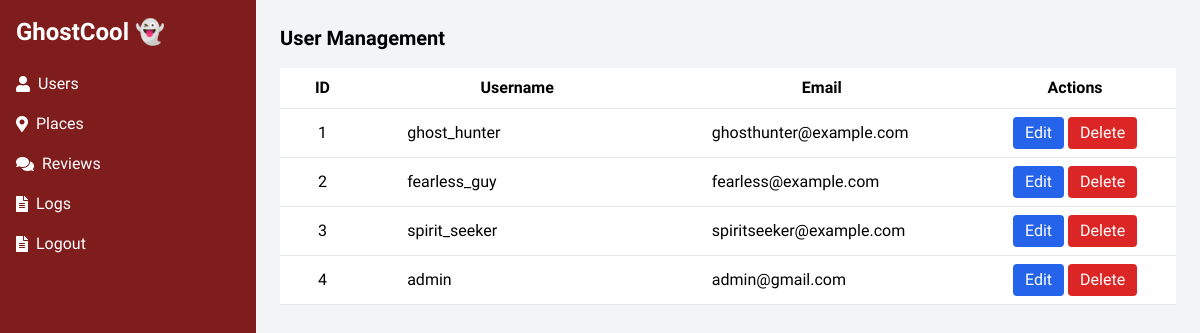
The page /users.php on the database its author committed.
### tables this page shows
CREATE TABLE `users` (
  `id` int(20) UNSIGNED NOT NULL,
  `username` varchar(50) NOT NULL,
  `email` varchar(100) NOT NULL,
  `password` varchar(255) NOT NULL,
  `avatar` varchar(255) DEFAULT NULL,
  `role` enum('user','admin') DEFAULT 'user',
  `created_at` timestamp NOT NULL DEFAULT current_timestamp()
);

### users.php (the view, shortened to what this page needs)
<?php
$servername = "localhost";
$username = "root";
$password = "";
$dbname = "ghost_cool";
$conn = new mysqli($servername, $username, $password, $dbname);
$users = $conn->query("SELECT * FROM users");
?>
<!DOCTYPE html>
<html lang="en">
<head>
    <script src="https://cdn.tailwindcss.com"></script>
    <link href="https://cdnjs.cloudflare.com/ajax/libs/font-awesome/5.15.3/css/all.min.css" rel="stylesheet"/>
</head>
<body class="bg-gray-100">
    <div class="flex">
        <div class="w-64 bg-red-900 h-screen p-4">
        <div class="text-white text-2xl font-bold mb-6"><a href="Foradmin.php">GhostCool 👻</a></div>
            <nav>
                <ul>
                    <li class="mb-4"><a class="flex items-center text-white" href="users.php"><i class="fas fa-user mr-2"></i>Users</a></li>
                    <li class="mb-4"><a class="flex items-center text-white" href="places.php"><i class="fas fa-map-marker-alt mr-2"></i>Places</a></li>
                    <li class="mb-4"><a class="flex items-center text-white" href="reviews.php"><i class="fas fa-comments mr-2"></i>Reviews</a></li>
                    <li class="mb-4"><a class="flex items-center text-white" href="logs.php"><i class="fas fa-file-alt mr-2"></i>Logs</a></li>
                    <li class="mb-4"><a class="flex items-center text-white" href="adminlogout.php"><i class="fas fa-file-alt mr-2"></i>Logout</a></li>
                </ul>
            </nav>
        </div>
        <div class="flex-1 p-6">
            <h2 class="text-xl font-bold mb-4">User  Management</h2>
            <table class="min-w-full bg-white">
                <thead>
                    <tr>
                        <th class="py-2 px-8 border-b">ID</th>
                        <th class="py-2 px-8 border-b">Username</th>
                        <th class="py-2 px-8 border-b">Email</th>
                        <th class="py-2 px-8 border-b">Actions</th>
                    </tr>
                </thead>
                <tbody>
                    <?php while ($user = $users->fetch_assoc()): ?>
                        <tr>
                            <form method="POST">
                                <td class="py-2 px-8 border-b text-center"><?php echo $user['id']; ?></td>
                                <td class="py-2 px-8 border-b text-center"><input type="text" name="username" value="<?php echo $user['username']; ?>" required></td>
                                <td class="py-2 px-8 border-b text-center"><input type="email" name="email" value="<?php echo $user['email']; ?>" required></td>
                                <td class="py-2 px-8 border-b text-center">
                                    <button type="submit" name="edit_user" class="bg-blue-600 text-white py-1 px-3 rounded">Edit</button>
                                    <button type="submit" name="delete_user" class="bg-red-600 text-white py-1 px-3 rounded">Delete</button>
                                </td>
                            </form>
                        </tr>
                    <?php endwhile; ?>
                </tbody>
            </table>
        </div>
    </div>
</body>
</html>

### users.php (style rules this page uses)
body { font-family: 'Mitr', sans-serif; }

### rows shown on the page
users: id "1", username "ghost_hunter", email "ghosthunter@example.com"
users: id "2", username "fearless_guy", email "fearless@example.com"
users: id "3", username "spirit_seeker", email "spiritseeker@example.com"
users: id "4", username "admin", email "admin@gmail.com"
